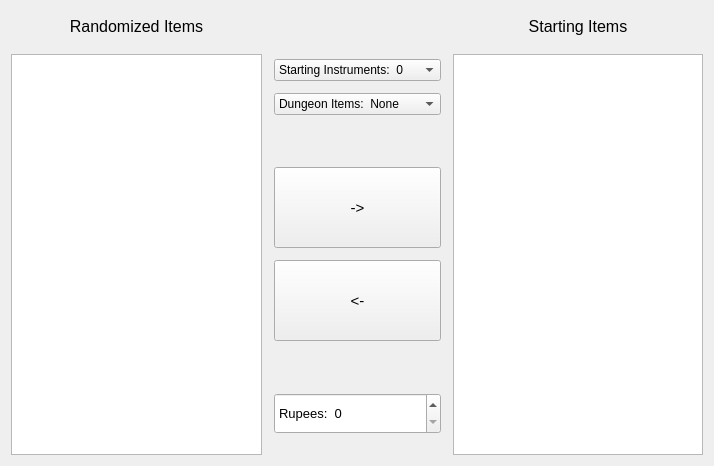
        <widget class="QWidget" name="tab_2">
         <attribute name="title">
          <string>Starting Items</string>
         </attribute>
         <layout class="QHBoxLayout" name="horizontalLayout_24">
          <item>
           <layout class="QHBoxLayout" name="horizontalLayout_13" stretch="3,2,3">
            <property name="spacing">
             <number>12</number>
            </property>
            <item>
             <layout class="QVBoxLayout" name="verticalLayout_39">
              <item>
               <widget class="QLabel" name="label_6">
                <property name="minimumSize">
                 <size>
                  <width>0</width>
                  <height>31</height>
                 </size>
                </property>
                <property name="font">
                 <font>
                  <pointsize>12</pointsize>
                 </font>
                </property>
                <property name="text">
                 <string>Randomized Items</string>
                </property>
                <property name="alignment">
                 <set>Qt::AlignCenter</set>
                </property>
               </widget>
              </item>
              <item>
               <widget class="QListWidget" name="randomItemsList"/>
              </item>
             </layout>
            </item>
            <item>
             <layout class="QVBoxLayout" name="verticalLayout_40" stretch="0,0,0,0,0,0,0">
              <property name="spacing">
               <number>12</number>
              </property>
              <property name="leftMargin">
               <number>0</number>
              </property>
              <property name="topMargin">
               <number>48</number>
              </property>
              <property name="bottomMargin">
               <number>21</number>
              </property>
              <item>
               <widget class="QComboBox" name="instrumentsComboBox">
                <property name="currentIndex">
                 <number>0</number>
                </property>
                <item>
                 <property name="text">
                  <string>Starting Instruments:  0</string>
                 </property>
                </item>
                <item>
                 <property name="text">
                  <string>Starting Instruments:  1</string>
                 </property>
                </item>
                <item>
                 <property name="text">
                  <string>Starting Instruments:  2</string>
                 </property>
                </item>
                <item>
                 <property name="text">
                  <string>Starting Instruments:  3</string>
                 </property>
                </item>
                <item>
                 <property name="text">
                  <string>Starting Instruments:  4</string>
                 </property>
                </item>
                <item>
                 <property name="text">
                  <string>Starting Instruments:  5</string>
                 </property>
                </item>
                <item>
                 <property name="text">
                  <string>Starting Instruments:  6</string>
                 </property>
                </item>
                <item>
                 <property name="text">
                  <string>Starting Instruments:  7</string>
                 </property>
                </item>
                <item>
                 <property name="text">
                  <string>Starting Instruments:  8</string>
                 </property>
                </item>
               </widget>
              </item>
              <item>
               <widget class="QComboBox" name="dungeonItemsComboBox">
                <property name="currentIndex">
                 <number>0</number>
                </property>
                <item>
                 <property name="text">
                  <string>Dungeon Items:  None</string>
                 </property>
                </item>
                <item>
                 <property name="text">
                  <string>Dungeon Items:  Beaks</string>
                 </property>
                </item>
                <item>
                 <property name="text">
                  <string>Dungeon Items:  MC</string>
                 </property>
                </item>
                <item>
                 <property name="text">
                  <string>Dungeon Items:  MCB</string>
                 </property>
                </item>
               </widget>
              </item>
              <item>
               <spacer name="verticalSpacer">
                <property name="orientation">
                 <enum>Qt::Vertical</enum>
                </property>
                <property name="sizeHint" stdset="0">
                 <size>
                  <width>20</width>
                  <height>40</height>
                 </size>
                </property>
               </spacer>
              </item>
              <item>
               <widget class="QPushButton" name="itemsExcludeButton">
                <property name="minimumSize">
                 <size>
                  <width>0</width>
                  <height>81</height>
                 </size>
                </property>
                <property name="font">
                 <font>
                  <pointsize>11</pointsize>
                 </font>
                </property>
                <property name="text">
                 <string>-&gt;</string>
                </property>
               </widget>
              </item>
              <item>
               <widget class="QPushButton" name="itemsIncludeButton">
                <property name="minimumSize">
                 <size>
                  <width>0</width>
                  <height>81</height>
                 </size>
                </property>
                <property name="font">
                 <font>
                  <pointsize>11</pointsize>
                 </font>
                </property>
                <property name="text">
                 <string>&lt;-</string>
                </property>
               </widget>
              </item>
              <item>
               <spacer name="verticalSpacer_3">
                <property name="orientation">
                 <enum>Qt::Vertical</enum>
                </property>
                <property name="sizeHint" stdset="0">
                 <size>
                  <width>20</width>
                  <height>40</height>
                 </size>
                </property>
               </spacer>
              </item>
              <item>
               <widget class="QSpinBox" name="rupeesSpinBox">
                <property name="minimumSize">
                 <size>
                  <width>0</width>
                  <height>41</height>
                 </size>
                </property>
                <property name="font">
                 <font>
                  <pointsize>10</pointsize>
                 </font>
                </property>
                <property name="prefix">
                 <string>Rupees:  </string>
                </property>
                <property name="maximum">
                 <number>9999</number>
                </property>
               </widget>
              </item>
             </layout>
            </item>
            <item>
             <layout class="QVBoxLayout" name="verticalLayout_41">
              <property name="leftMargin">
               <number>0</number>
              </property>
              <item>
               <widget class="QLabel" name="label_7">
                <property name="minimumSize">
                 <size>
                  <width>0</width>
                  <height>31</height>
                 </size>
                </property>
                <property name="font">
                 <font>
                  <pointsize>12</pointsize>
                 </font>
                </property>
                <property name="text">
                 <string>Starting Items</string>
                </property>
                <property name="alignment">
                 <set>Qt::AlignCenter</set>
                </property>
               </widget>
              </item>
              <item>
               <widget class="QListWidget" name="startingItemsList"/>
              </item>
             </layout>
            </item>
           </layout>
          </item>
         </layout>
        </widget>
